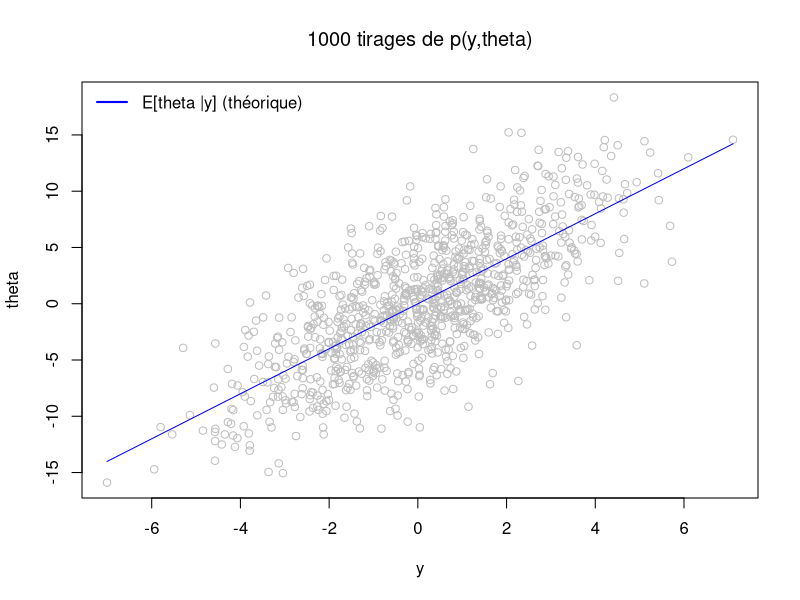
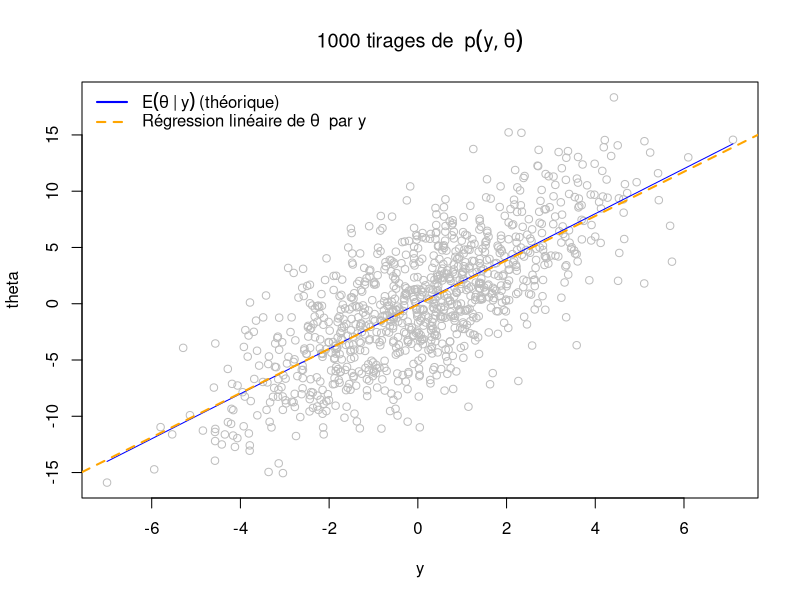
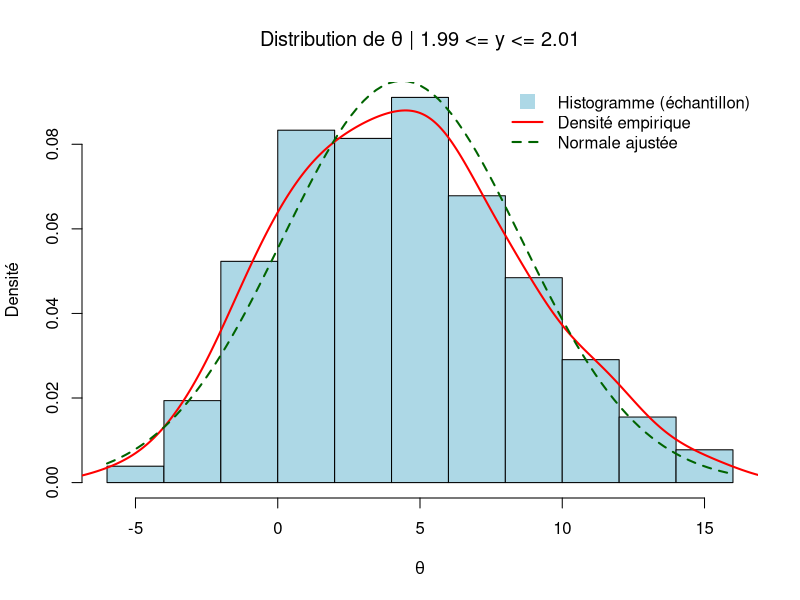
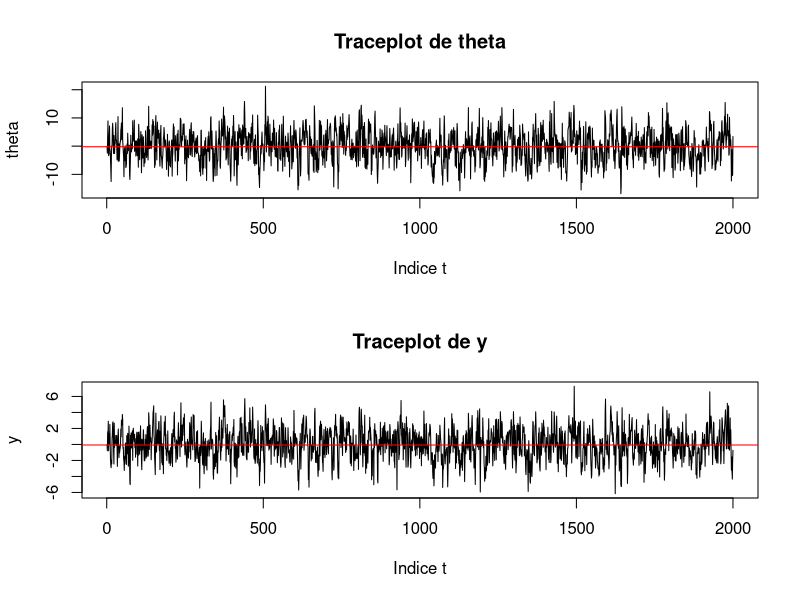

These charts were generated, in order, by the following R code:
## ---- chunk 1
set.seed(123) # Reproductibilité des résultats
N <- 10000
theta <- rnorm(N, mean = 0, sd = sqrt(32)) # on commence par theta
y <- rnorm(N, mean = theta/4, sd = sqrt(2)) # y sachant theta
## ---- chunk 2
set.seed(123)
N <- 1000
theta <- rnorm(N, mean = 0, sd = sqrt(32))
y <- rnorm(N, mean = theta/4, sd = sqrt(2))
plot(y, theta, col = "grey",
     main = expression(paste("1000 tirages de p(y,theta)")))
curve(2*x, col = "blue", add = TRUE)
legend("topleft", legend = "E[theta |y] (théorique)", col = "blue", lwd = 2, lty = 1, bty="n" )
## ---- chunk 3
plot(y, theta, col = "grey",
     main = expression("1000 tirages de " ~ p(y, theta)))

curve(2*x, col = "blue", add = TRUE)
droite_rl <- lm(theta ~ y)
abline(droite_rl, col = "orange", lty = 2, lwd = 2)
legend("topleft", legend = c(expression(E(theta ~ "|" ~ y) ~ "(théorique)"), expression("Régression linéaire de " * theta ~ " par " * y)), col = c("blue", "orange"), lwd = 2, lty = c(1,2), bty="n")
## ---- chunk 4
N <- 100000 
theta <- rnorm(N, mean = 0, sd = sqrt(32)) # simuler theta ~ N(0, 32)
y <- rnorm(N, mean = theta/4, sd = sqrt(2)) # simuler y|theta ~ N(theta/4, 2)
sim_data <- data.frame(theta = theta, y = y) 

theta_q7 <- theta[y<= 2.01 & y>=1.99]
## ---- chunk 5
hist(theta_q7, prob = TRUE, col = "lightblue", main = expression("Distribution de " * theta * " | 1.99 <= y <= 2.01"), xlab = expression(theta), ylab = "Densité")

lines(density(theta_q7), col = "red", lwd=2 )
curve(dnorm(x, mean = mean(theta_q7), sd = sd(theta_q7)), 
      col = "darkgreen", 
      lwd = 2, 
      lty = 2, 
      add = TRUE)
legend("topright", 
       legend = c("Histogramme (échantillon)", 
                  "Densité empirique", 
                  "Normale ajustée"),
       col = c("lightblue", "red", "darkgreen"),
       lty = c(NA, 1, 2),
       lwd = c(NA, 2, 2),
       pch = c(15, NA, NA),
       pt.cex = 2,
       bty = "n")
## ---- chunk 6
mean(theta_q7)
sd(theta_q7)
## ---- chunk 7
set.seed(123) 
n_iter <- 2000   # nombre total d'itérations
n_elimine <- 1000  # pour perdre la condition initiale
theta <- numeric(n_iter)
y <- numeric(n_iter)
theta[1] <- 0

for (t in 2:n_iter) {
  y[t] <- rnorm(1, mean = theta[t-1]/4, sd = sqrt(2))
  theta[t] <- rnorm(1, mean = y[t]*2, sd = sqrt(16))
}

theta_post <- theta[(n_elimine+1):n_iter]
y_post <- y[(n_elimine+1):n_iter]

cat("2000 itérations avec élimination de 1000 :\n")
cat("Moyenne de y :", mean(y_post), "\n")
cat("Moyenne de theta :", mean(theta_post), "\n\n")


n_iter2 <- 1010   # nombre total d'itérations
n_elimine2 <- 10  # pour perdre la condition initiale

theta2 <- numeric(n_iter2)
y2 <- numeric(n_iter2)
theta2[1] <- 0

for (t in 2:n_iter2) {
  y2[t] <- rnorm(1, mean = theta2[t-1]/4, sd = sqrt(2))
  theta2[t] <- rnorm(1, mean = y2[t]*2, sd = sqrt(16))
}

theta_post2 <- theta2[(n_elimine2+1):n_iter2]
y_post2 <- y2[(n_elimine2+1):n_iter2]

cat("1010 itérations avec élimination de 10 :\n")
cat("Moyenne de y :", mean(y_post2), "\n")
cat("Moyenne de theta :", mean(theta_post2), "\n")

## ---- chunk 8

par(mfrow = c(2,1))
plot(theta, type = "l", main = "Traceplot de theta", xlab = "Indice t", ylab = "theta")
abline(h = mean(theta_post), col = "red")

plot(y, type = "l", main = "Traceplot de y",xlab = "Indice t", ylab = "y")
abline(h = mean(y_post), col = "red")
